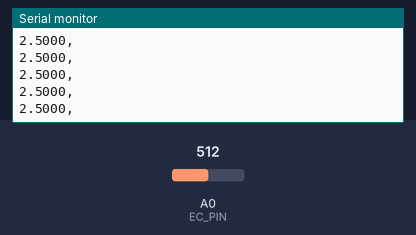
A sketch run on a simulated Arduino Uno, built with avr-gcc and run on an emulated ATmega328P. Shown: the last lines printed to the serial monitor. Inputs (shaded band) come from the test bench; at power-on: A0 (EC_PIN) = 512.

Above: at 13.0 s.
13.1 s: A0 (EC_PIN) set to 716
At 18.64 s:
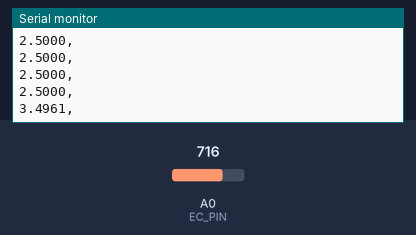
22.2 s: A0 (EC_PIN) set to 900
At 24.4 s:
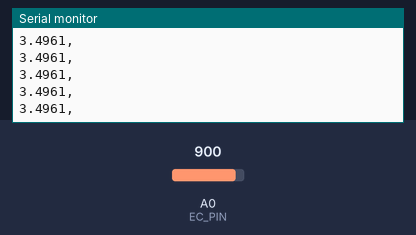
Timing chart, 0 to 25.9 s (numbered marks = the images above; inputs shaded):
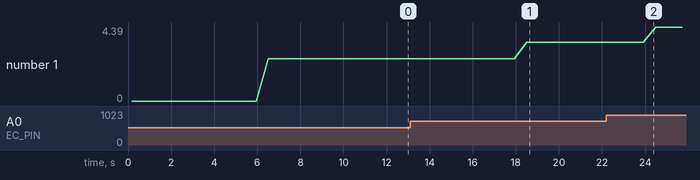

The sketch:

Arduino_EC_sensor_code.ino
```cpp
/*
 * Electroconductivity Meter code for use with the Oceans: How Currents Work lesson plan
 * Available from the Microsoft Education Workshop at http://aka.ms/hackingSTEM
 *
 * This projects uses an Arduino UNO microcontroller board. More information can
 * be found by visiting the Arduino website: https://www.arduino.cc/en/main/arduinoBoardUno
 *
 * The EC Meter raw ADC readings are converted to Volts (4 decimal points: 0.0000) and sent directly to Excel.
 *
 * 2018 Microsoft EDU Workshop
 *
 */

// CONSTANTS / SETTINGS

const byte    POWER_PIN       = 2;        // Digital pin to use for powering pulse circuit
const byte    EC_PIN          = A0;       // Analog pin used to read EC Meter volage

const int     READ_DURATION   = 100;      // Amount of time to take reading for (ms)
const int     READ_INTERVAL   = 6000;     // Amount of time between readings (ms)

const String  SERIAL_OUTPUT_DELIMITER   = ",";    // Cordoba expects a comma-delimited string
const int     SERIAL_OUTPUT_INTERVAL    = 175;    // Amount of time between serial outputs

// TIMESTAMPS

unsigned long currentTime     = 0;
unsigned long readStartTime   = 0;        // Time that the EC Meter read process starts
unsigned long lastOutputTime  = 0;        // Time of last serial output

// SENSORS

float ecMeterReading = 0;
float ecMeterVoltage = 0;

void setup() {
  Serial.begin( 9600 );

  pinMode( POWER_PIN , OUTPUT );
}

void loop() {
  currentTime = millis();

  // Read Sensors
  // Check for start read time
  if ( currentTime - readStartTime >= READ_INTERVAL ){          // Initialize EC Meter read sequence
    readStartTime = currentTime;                                // Set start time
  }
  else if ( currentTime - READ_DURATION <= readStartTime )      // Power Up / Read
  {
    startPower( POWER_PIN );                                    // Start charging solution
    delay(250);                                                 // Delay until fully charged
    readSensors();                                              // Take sensor readings
    delay(250);
  } else {                                                      // Power Down
    stopPower( POWER_PIN );                                     // Stop charging and let solution depolarize
  }

  writeToSerial();
}

/*
  -------------------------------------------------------------------------------------------------------
    SENSOR/ARDUINO PROCESSING
  -------------------------------------------------------------------------------------------------------
*/

void startPower( byte pin ){
  digitalWrite( pin , HIGH );
}

void stopPower ( byte pin ){
  digitalWrite( pin , LOW );
}

void readSensors() {
  ecMeterReading = analogRead( EC_PIN );            // read the voltage from the EC Meter
  ecMeterVoltage = ecMeterReading * 5.0;
  ecMeterVoltage = ecMeterVoltage / 1024;
}

/*
  -------------------------------------------------------------------------------------------------------
    OUTGOING SERIAL DATA TO EXCEL PROCESSING CODE
  -------------------------------------------------------------------------------------------------------
*/

void writeToSerial()
{
  // Ignore if not within output interval
  if ( currentTime - lastOutputTime < SERIAL_OUTPUT_INTERVAL ) {
    return;
  }
  Serial.print( ecMeterVoltage , 4 );
  Serial.print( SERIAL_OUTPUT_DELIMITER );

  Serial.println();

  lastOutputTime = currentTime;
}
```

Measured:
- after the input at 13.1 s, the serial monitor: prints a new line after 5.4 s (image 1)
- plotted number 1: 2.5 → 3.5 after the input at 13.1 s, 3.5 → 4.39 after the input at 22.2 s
